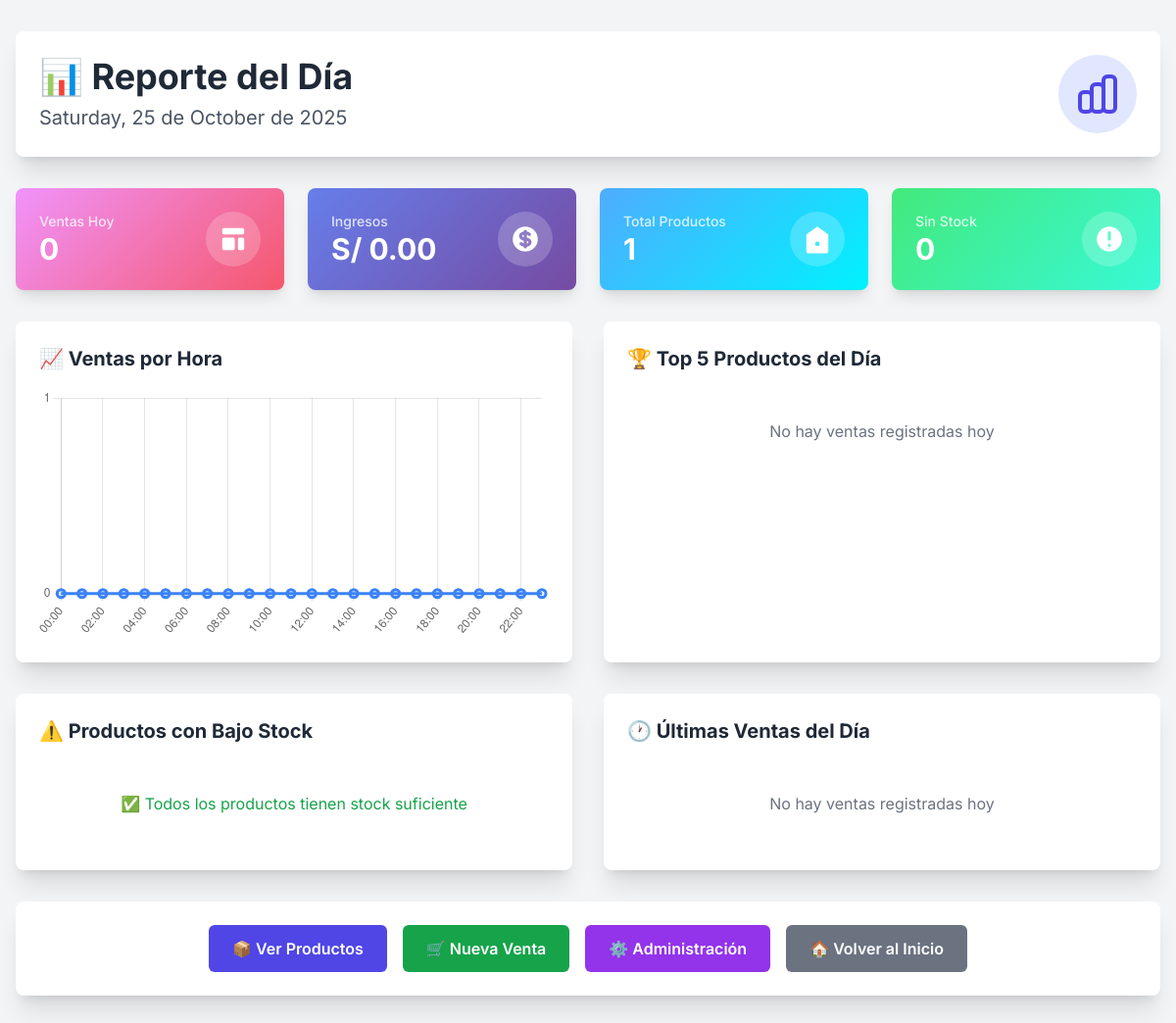
The app's page /products/report/ (signed in), older data.
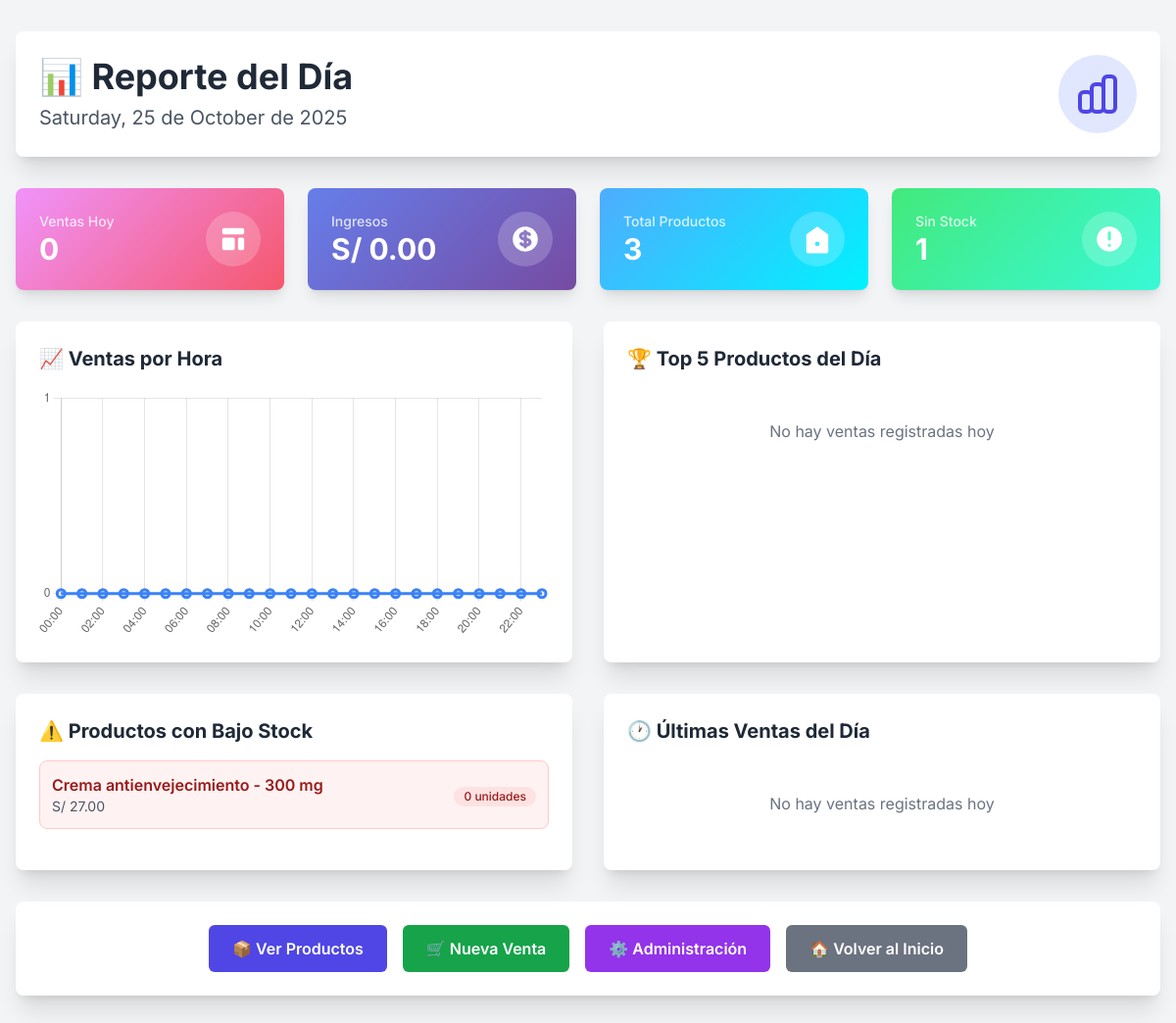
The same page, newer data.
### products/models.py (models this page shows, shortened)
class Product(models.Model):
    name = models.CharField(max_length=200, verbose_name="Nombre") # Verbose_name es el nombre legible para el usuario
    description = models.TextField(blank=True, null=True, verbose_name="Descripción")
    price = models.DecimalField(max_digits=10, decimal_places=2, verbose_name="Precio")
    stock = models.IntegerField(default=0, verbose_name="Stock")
    barcode = models.CharField(max_length=100, unique=True, verbose_name="Código de Barras")
    created_at = models.DateTimeField(auto_now_add=True, verbose_name="Fecha de Creación")
    updated_at = models.DateTimeField(auto_now=True, verbose_name="Última Actualización")
    class Meta: # Definimos los metadatos del modelo
        verbose_name = "Producto"
        verbose_name_plural = "Productos"
        ordering = ['name']

### products/views.py (the view)
# urls.py: path('report/', views.report_of_the_day, name='report_of_the_day'), # Nueva URL para reporte del día
@login_required
@user_passes_test(is_owner) # Solo el dueño puede acceder a esta vista
def report_of_the_day(request):
    from django.utils import timezone
    from django.db.models import Sum, Count, Q
    from sales.models import Sale, SaleItem
    from datetime import datetime, time
    import json
    now = timezone.now()
    today = timezone.localtime(now).date()
    local_tz = timezone.get_current_timezone()
    start_of_day_local = datetime.combine(today, time.min)
    end_of_day_local = datetime.combine(today, time.max)
    start_of_day_utc = timezone.make_aware(start_of_day_local, local_tz)
    end_of_day_utc = timezone.make_aware(end_of_day_local, local_tz)
    sales_today = Sale.objects.filter(sale_date__range=[start_of_day_utc, end_of_day_utc])
    total_sales_count = sales_today.count()
    total_revenue = sales_today.aggregate(total=Sum('total_amount'))['total'] or 0
    top_products = (SaleItem.objects
                   .filter(sale__sale_date__range=[start_of_day_utc, end_of_day_utc])
                   .values('product__name', 'product__price')
                   .annotate(total_quantity=Sum('quantity'), total_revenue=Sum('subtotal'))
                   .order_by('-total_quantity')[:5])
    low_stock_products = Product.objects.filter(stock__lt=10).order_by('stock')
    total_products = Product.objects.count()
    products_out_of_stock = Product.objects.filter(stock=0).count()
    hourly_sales = []
    for hour in range(24):
        hour_start_local = datetime.combine(today, time(hour=hour))
        hour_end_local = datetime.combine(today, time(hour=hour, minute=59, second=59))
        hour_start_utc = timezone.make_aware(hour_start_local, local_tz)
        hour_end_utc = timezone.make_aware(hour_end_local, local_tz)
        hour_sales = Sale.objects.filter(sale_date__range=[hour_start_utc, hour_end_utc]).count()
        hourly_sales.append({'hour': f"{hour:02d}:00", 'sales': hour_sales})
    context = {
        'today': today,
        'total_sales_count': total_sales_count,
        'total_revenue': total_revenue,
        'top_products': top_products,
        'low_stock_products': low_stock_products,
        'total_products': total_products,
        'products_out_of_stock': products_out_of_stock,
        'hourly_sales': json.dumps(hourly_sales),  # Convertir a JSON para JavaScript
        'recent_sales': sales_today.order_by('-sale_date')[:10],  # Últimas 10 ventas
    }
    return render(request, 'products/report_of_the_day.html', context)

### products/views.py (called while the page is built)
def is_owner(user):
    return user.is_superuser

### products/templates/products/report_of_the_day.html (shortened to what the changed rows need)
<!DOCTYPE html>
<html lang="es">
<head>
    <script src="https://cdn.tailwindcss.com"></script>
</head>
<body class="bg-gray-100 min-h-screen max-h-screen overflow-y-auto">
    <div class="container mx-auto px-4 py-8 max-w-7xl">
        <div class="bg-white rounded-lg shadow-xl p-6 mb-8">
            <div class="flex items-center justify-between">
                <div>
                    <h1 class="text-4xl font-bold text-gray-800 mb-2">📊 Reporte del Día</h1>
                </div>
            </div>
        </div>
        <div class="grid grid-cols-1 md:grid-cols-2 lg:grid-cols-4 gap-6 mb-8">
            <div class="stat-card-products rounded-lg shadow-lg p-6 text-white">
                <div class="flex items-center justify-between">
                    <div>
                        <p class="text-white/80 text-sm font-medium">Total Productos</p>
                        <p class="text-3xl font-bold">{{ total_products }}</p>
                    </div>
                </div>
            </div>
            <div class="stat-card-stock rounded-lg shadow-lg p-6 text-white">
                <div class="flex items-center justify-between">
                    <div>
                        <p class="text-white/80 text-sm font-medium">Sin Stock</p>
                        <p class="text-3xl font-bold">{{ products_out_of_stock }}</p>
                    </div>
                </div>
            </div>
        </div>
        <div class="grid grid-cols-1 lg:grid-cols-2 gap-8 mb-8">
            <div class="bg-white rounded-lg shadow-xl p-6">
                <h3 class="text-xl font-bold text-gray-800 mb-4">⚠️ Productos con Bajo Stock</h3>
                {% if low_stock_products %}
                    <div class="space-y-3 max-h-64 overflow-y-auto">
                        {% for product in low_stock_products %}
                        <div class="flex items-center justify-between p-3 {% if product.stock == 0 %}bg-red-50 border border-red-200{% else %}bg-yellow-50 border border-yellow-200{% endif %} rounded-lg">
                            <div>
                                <p class="font-semibold {% if product.stock == 0 %}text-red-800{% else %}text-yellow-800{% endif %}">{{ product.name }}</p>
                                <p class="text-sm text-gray-600">S/ {{ product.price|floatformat:2 }}</p>
                            </div>
                            <div class="text-right">
                                <span class="inline-flex items-center px-2.5 py-0.5 rounded-full text-xs font-medium {% if product.stock == 0 %}bg-red-100 text-red-800{% else %}bg-yellow-100 text-yellow-800{% endif %}">
                                    {{ product.stock }} unidades
                                </span>
                            </div>
                        </div>
                        {% endfor %}
                    </div>
                {% else %}
                    <p class="text-green-600 text-center py-8">✅ Todos los productos tienen stock suficiente</p>
                {% endif %}
            </div>
        </div>
    </div>
</body>
</html>

Row changes from the older to the newer data that the page shows:
added Product: name "Crema antienvejecimiento - 300 mg", price "27.00", stock "0"
Text that changed along with them:
{{ total_products }}: "1" → "3"
{{ products_out_of_stock }}: "0" → "1"
text no longer shown: "✅ Todos los productos tienen stock suficiente"
